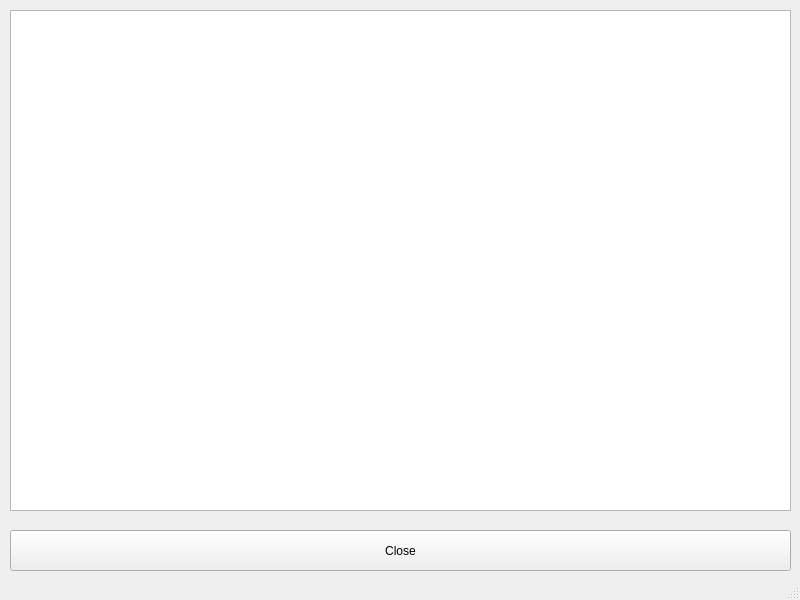
<?xml version="1.0" encoding="UTF-8"?>
<ui version="4.0">
 <class>UserListWindow</class>
 <widget class="QMainWindow" name="UserListWindow">
  <property name="geometry">
   <rect>
    <x>0</x>
    <y>0</y>
    <width>800</width>
    <height>600</height>
   </rect>
  </property>
  <property name="windowTitle">
   <string>MainWindow</string>
  </property>
  <widget class="QWidget" name="centralwidget">
   <widget class="QTableView" name="UserList">
    <property name="geometry">
     <rect>
      <x>10</x>
      <y>10</y>
      <width>781</width>
      <height>501</height>
     </rect>
    </property>
   </widget>
   <widget class="QPushButton" name="CloseButton">
    <property name="geometry">
     <rect>
      <x>10</x>
      <y>530</y>
      <width>781</width>
      <height>41</height>
     </rect>
    </property>
    <property name="text">
     <string>Close</string>
    </property>
   </widget>
  </widget>
  <widget class="QStatusBar" name="statusbar"/>
 </widget>
 <resources/>
 <connections/>
</ui>
